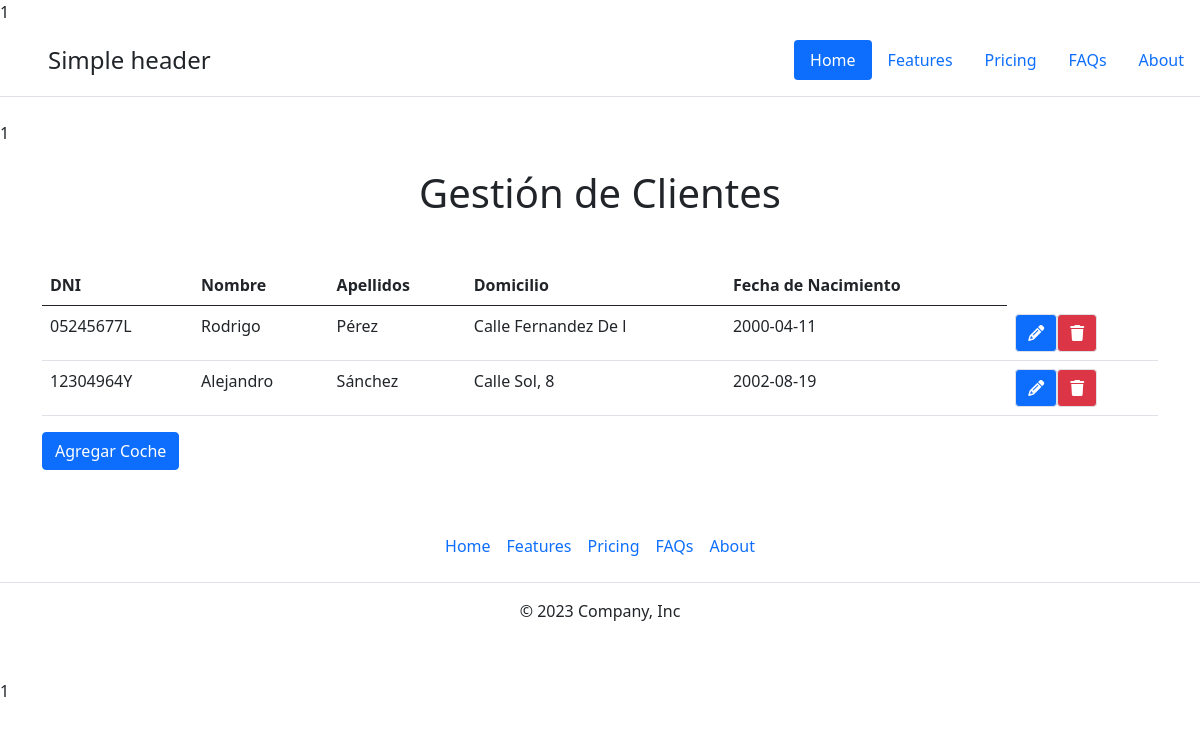
Page /pages/gestionClientes.php on the committed database.
### tables this page shows
CREATE TABLE `clientes` (
  `DNI` varchar(20) NOT NULL,
  `Nombre` varchar(20) DEFAULT NULL,
  `Apellidos` varchar(20) DEFAULT NULL,
  `Domicilio` varchar(20) DEFAULT NULL,
  `FechaNac` date DEFAULT NULL,
  `VIN_coches` varchar(20) NOT NULL
);

### libraries/conexionPDO.php (called while the page is built, shortened)
<?php
function extraerTablas($sql) {
    try {
        $BD = conexionPDO();
        $cursorSql = $BD->query($sql);
        if ($cursorSql) {
            $tabla = Array();
            foreach ($cursorSql as $row) {
                $tabla[] = $row;
            }
            return $tabla;
        } else {
            echo "Error en la consulta: " . $BD->error;
        }
    } catch (Exception $exc) {
        echo $exc->getMessage();
    }
}

### pages/gestionClientes.php (the view, shortened to what this page needs)
<!DOCTYPE html>
<html lang="es">
<head>
    <?= include $_SERVER['DOCUMENT_ROOT'].'/Aplicacion_funcional_PHP/templates/styleLinks.php' ?>
    <link rel="stylesheet" href="https://cdnjs.cloudflare.com/ajax/libs/font-awesome/6.4.2/css/all.min.css" />
    <?php
        include $_SERVER['DOCUMENT_ROOT'].'/Aplicacion_funcional_PHP/libraries/conexionPDO.php';
    ?>
</head>
<body>
    <?= include $_SERVER['DOCUMENT_ROOT'].'/Aplicacion_funcional_PHP/templates/header.php' ?>
    <div class="container mt-4">
        <h1 class="text-center mb-5">Gestión de Clientes</h1>
        <table class="table">
            <thead>
                <tr>
                    <th>DNI</th>
                    <th>Nombre</th>
                    <th>Apellidos</th>
                    <th>Domicilio</th>
                    <th>Fecha de Nacimiento</th>
                </tr>
            </thead>
            <tbody>
                <?php
                    $sentencia='SELECT * FROM CLIENTES';
                    $tabla=extraerTablas($sentencia);
                    for($i=0;$i< count($tabla);$i++){
                        echo '<tr>
                                <td>'.$tabla[$i][0].'</td>
                                <td>'.$tabla[$i][1].'</td>
                                <td>'.$tabla[$i][2].'</td>
                                <td>'.$tabla[$i][3].'</td>
                                <td>'.$tabla[$i][4].'</td>
                                 <td><a class="btn btn-primary border" href="#"><i class="fa-solid fa-pencil"></i></a><a class="btn btn-danger border" href="#"><i class="fa-solid fa-trash"></i></i></a></td>
                            </tr>';
                    }
                ?>
            </tbody>
        </table>
        <button class="btn btn-primary mb-3" data-toggle="modal" data-target="#agregarCoche">Agregar Coche</button>
    </div>
    <?= include $_SERVER['DOCUMENT_ROOT'].'/Aplicacion_funcional_PHP/templates/footer.php' ?>
</body>
</html>

### rows in the picture
clientes: DNI "05245677L", Nombre "Rodrigo", Apellidos "Pérez", Domicilio "Calle Fernandez De l", FechaNac "2000-04-11"
clientes: DNI "12304964Y", Nombre "Alejandro", Apellidos "Sánchez", Domicilio "Calle Sol, 8", FechaNac "2002-08-19"
